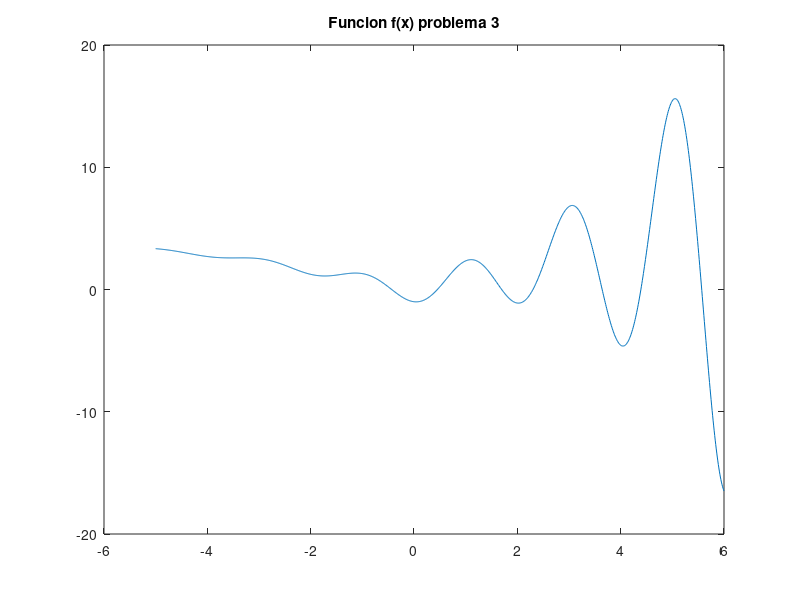

This chart was generated by the following MATLAB code: (Note: this script raises an error after producing the figure.)
clear all
clc
%se define la funcion
fun=@(x) log(x.^2+1)-exp(x/2).*cos(pi*x);
%error de precision
error=0.01;%1 porciento
%se grafica la funcion para el intervalo dado:
a=-5;
b=6;
X=-5:0.01:6;%se define el intervalo
plot(X,fun(X));
title('Funcion f(x) problema 3')
%Se deriva la funcion para solucionar por el metodo de newton
syms z
g=diff(fun(z));
fd=@(x) subs(g,x); 
%Se implementa el metodo de newton
xv(1)=0.7;% se escoge porque de la grafica la pendiente que sale desde este punto corta muy cerca de la raiz que se pretende encontrar que es la
%primera raiz positiva
i=1;
er=1;%se define un valor muy grande para el error inicial
while er>=error
    xv(i+1)=xv(i)-fun(xv(i))/fd(xv(i));
    er=abs(xv(i+1)-xv(i))/abs(xv(i+1));
    i=i+1;
end
raiz=xv(end);%el ultimo valor que haya quedado
disp('la raiz por el metodo de newton es:')
display(raiz)
disp('la cantidad de iteraciones es:')
display(i-1)